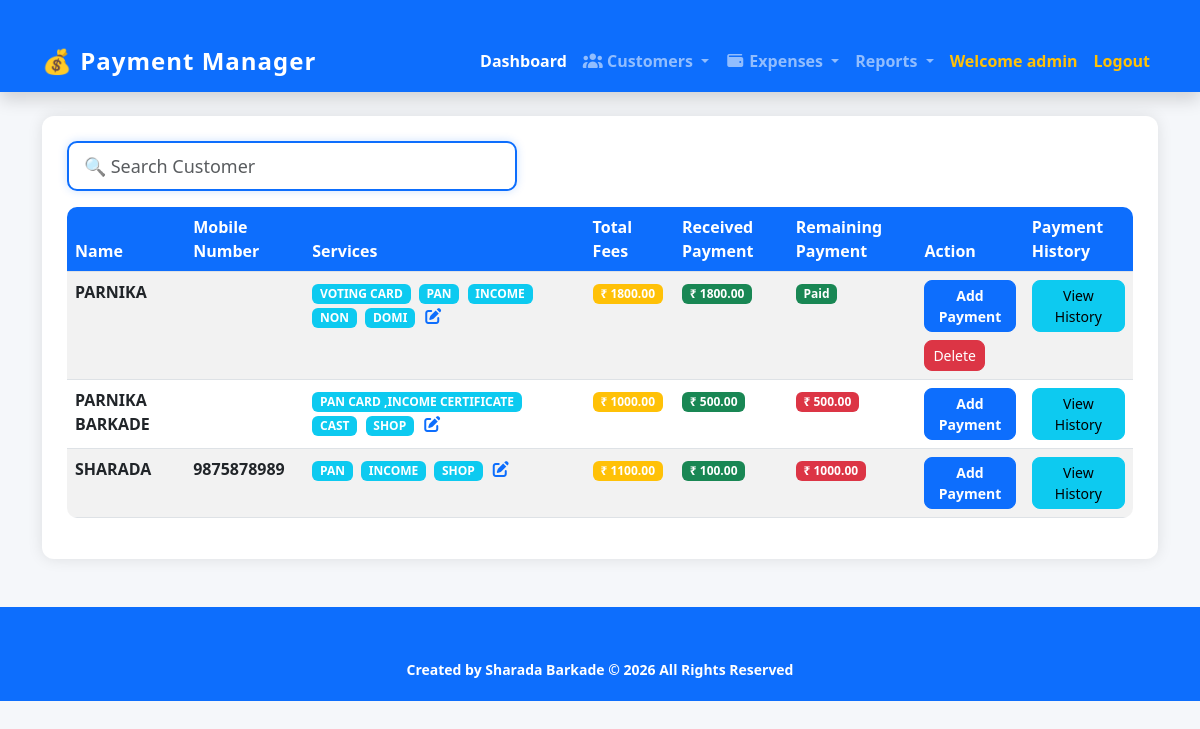
The app's page / (signed in) with its own data.
### customers/models.py (models this page shows, shortened)
class Customer(models.Model):
    name = models.CharField(max_length=100)
    tasks = models.TextField(blank=True)
    mobile = models.CharField(max_length=10,blank=True)
    total_fees = models.DecimalField(max_digits=10, decimal_places=2)
    received_payment = models.DecimalField(max_digits=10, decimal_places=2, default=0)
    @property
    def remaining_payment(self):
        return self.total_fees - self.received_payment

### customers/views.py (the view)
# urls.py: path('', views.customer_list, name='customer_list'),
@login_required
def customer_list(request):
    search = request.GET.get('search')
    customers = Customer.objects.all()
    if search:
        customers = customers.filter(
            name__icontains=search
        )
    print("Search:", search)
    print("Count:", customers.count())
    return render(
        request,
        'customer_list.html',
        {'customers': customers}
    )

### templates/customer_list.html
{% extends 'base.html' %}
{% block content %}
<div class="card-box">
<div class="d-flex justify-content-between mb-3">
    <form method="get" class="d-flex">
    <input type="text"
           name="search"
           value="{{ request.GET.search }}"
           class="form-control search-box"
           placeholder="🔍 Search Customer">
</form>
</div>
<table class="table  table-striped  table-hover">
<thead>
<tr>
    <th>Name</th>
      <th>Mobile Number</th>
    <th>Services</th>
    <th>Total Fees</th>
    <th>Received Payment</th>
    <th>Remaining Payment </th>
    <th>Action</th>
    <th>Payment History</th>
</tr>
</thead>
<tbody class="fw-bold">
{% for c in customers %}
<tr>
<td>{{ c.name|upper }}</td>
<td>{{ c.mobile }}</td>
<td>
    {% for service in c.tasks.splitlines %}
        <span class="badge bg-info me-1">
            {{ service|upper }}
        </span>
    {% endfor %}
    <a href="{% url 'add_service' c.id %}"
      >
       <i class="fa-solid fa-pen-to-square"></i>
    </a>
</td>
<td><span class="badge bg-warning">₹ {{ c.total_fees }}</span></td>
<td><span class="badge bg-success">₹ {{ c.received_payment }}</span></td>
<td>
    {% if c.remaining_payment > 0 %}
        <span class="badge bg-danger">
            ₹ {{ c.remaining_payment }}
        </span>
    {% else %}
        <span class="badge bg-success">
            Paid
        </span>
    {% endif %}
</td>
<td>
<a href="{% url 'update_payment' c.id %}"
   class="btn btn-primary btn-sm fw-bold">
   Add Payment
</a>
<br>
{% if c.remaining_payment <= 0 %}
<a href="{% url 'delete_customer' c.id %}"
   class="btn btn-danger btn-sm mt-2">
   Delete
</a>
{% endif %}
</td>
<td><a href="{% url 'customer_detail' c.id %}"
   class="btn btn-info btn-sm">
   View History
</a></td>
</tr>
{% endfor %}
</tbody>
</table>
</div>
{% endblock %}

### templates/base.html (shortened to what this page needs)
{% load static %}
<!DOCTYPE html>
<html lang="en">
<head>
    <link href="https://cdn.jsdelivr.net/npm/bootstrap@5.3.0/dist/css/bootstrap.min.css"
          rel="stylesheet">
    <link rel="stylesheet" href="{% static 'css/style.css' %}">
    <link rel="stylesheet" href="https://cdnjs.cloudflare.com/ajax/libs/font-awesome/7.0.1/css/all.min.css" />
</head>
<body>
<nav class="navbar navbar-expand-lg navbar-dark bg-primary shadow">
    <div class="container">
        <a class="navbar-brand fw-bold fs-4" href="/">
            💰 Payment Manager
        </a>
        <div class="collapse navbar-collapse"
             id="navbarNav">
            <ul class="navbar-nav ms-auto">
    {% if user.is_authenticated %}
                <li class="nav-item">
            <a class="nav-link active" href="{% url 'dashboard' %}">
                Dashboard
            </a>
        </li>
        <li class="nav-item dropdown">
    <a class="nav-link dropdown-toggle fw-bold"
       href="#"
       role="button"
       data-bs-toggle="dropdown">
        <i class="fa-solid fa-users"></i>
        Customers
    </a>
</li>
       <li class="nav-item dropdown">
    <a class="nav-link dropdown-toggle fw-bold"
       href="#"
       role="button"
       data-bs-toggle="dropdown">
        <i class="fa-solid fa-wallet"></i>
        Expenses
    </a>
    <li class="nav-item  dropdown">
    <a class="nav-link dropdown-toggle"
       href="#"
       data-bs-toggle="dropdown">
        Reports
    </a>
</li>
</li>
        <li class="nav-item">
            <span class="nav-link fw-bold text-warning">
                Welcome {{ user.username }}
            </span>
        </li>
        <li class="nav-item">
            <a class="nav-link active text-warning" href="{% url 'logout' %}">
                Logout
            </a>
        </li>
    {% endif %}
</ul>
        </div>
    </div>
</nav>
<div class="container mt-4">
    {% block content %}
    {% endblock %}
</div>
<footer class="footer mt-5">
    <div class="container text-center fw-bold">
        <small>
            Created by Sharada Barkade © 2026 All Rights Reserved
        </small>
    </div>
</footer>
</body>
</html>

### static/css/style.css (style rules this page uses)
body { background-color:#f5f7fa; }
.container { margin-top:30px; }
.card-box { background:white; padding:25px; border-radius:12px; box-shadow:0 0 15px rgba(0,0,0,0.1); }
.table { background:white; border-radius:10px; overflow:hidden; }
.table th { background:#0d6efd; color:white; }
.btn { border-radius:8px; }
.search-box { width: 450px; height: 50px; border: 2px solid #0d6efd; border-radius: 10px; font-size: 18px; padding: 10px 15px; box-shadow: 0 0 10px rgba(13,110,253,0.2); }
.footer { background:#0d6efd; color:white; padding:20px; margin-top:50px; }
.navbar-brand { letter-spacing:1px; }
.nav-link { font-weight:600; }
.navbar-brand { font-size: 24px; }
.nav-link { font-weight: 600; }
.footer { background:#0d6efd; color:white; padding:20px; }

### records on screen
Customer: name "PARNIKA", splitlines "VOTING CARD" "PAN" "INCOME" "NON" "DOMI", total_fees "1800.00", received_payment "1800.00", shows "Paid", shows "Delete"
Customer: name "PARNIKA BARKADE", splitlines "PAN CARD ,INCOME CERTIFICATE" "CAST" "SHOP", total_fees "1000.00", received_payment "500.00", remaining_payment "500.00"
Customer: name "SHARADA", mobile "9875878989", splitlines "PAN" "INCOME" "SHOP", total_fees "1100.00", received_payment "100.00", remaining_payment "1000.00"

### other values on screen
{{ user.username }} "admin"
